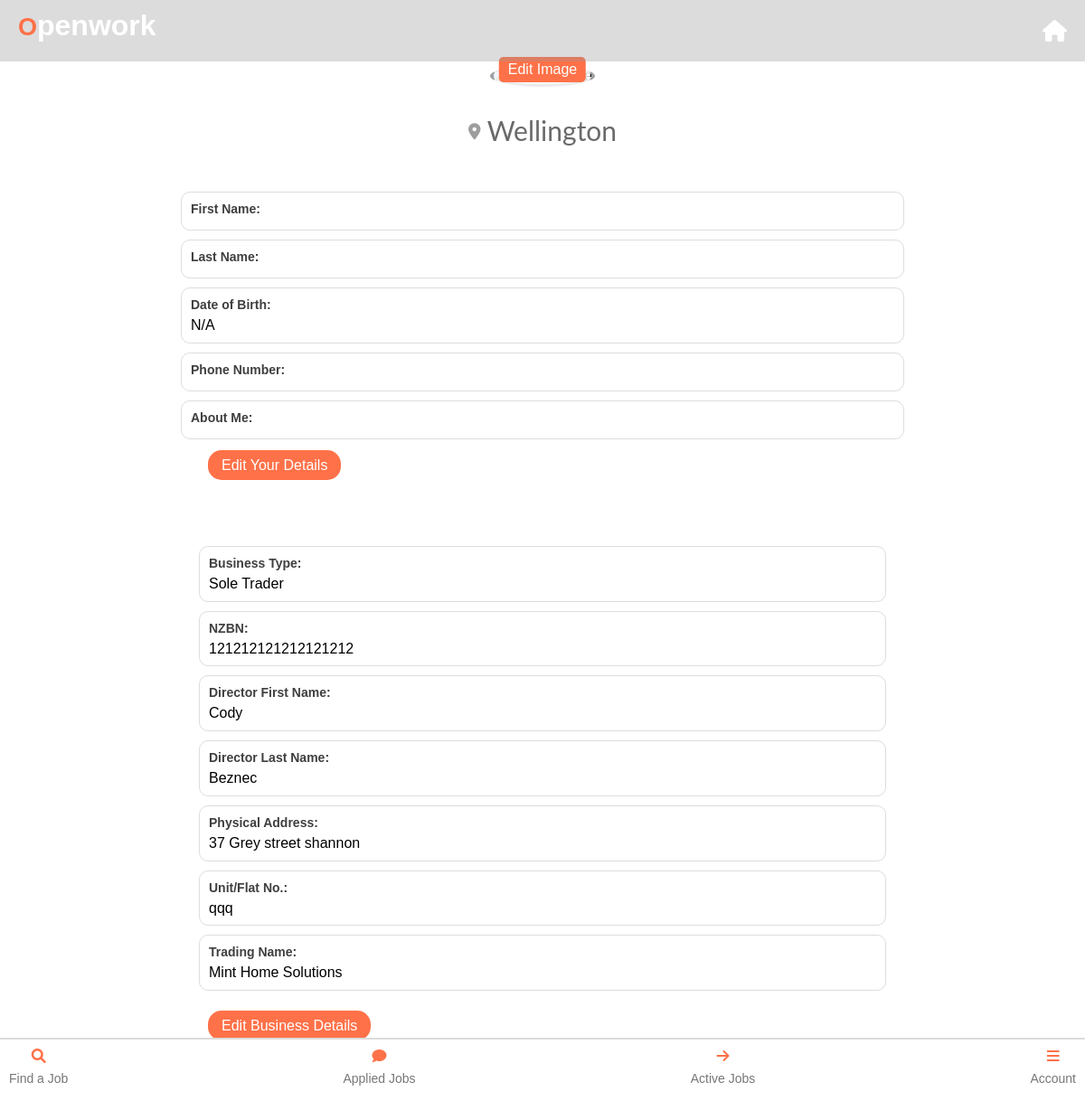
The app's page /profile/labourer (signed in), older data.
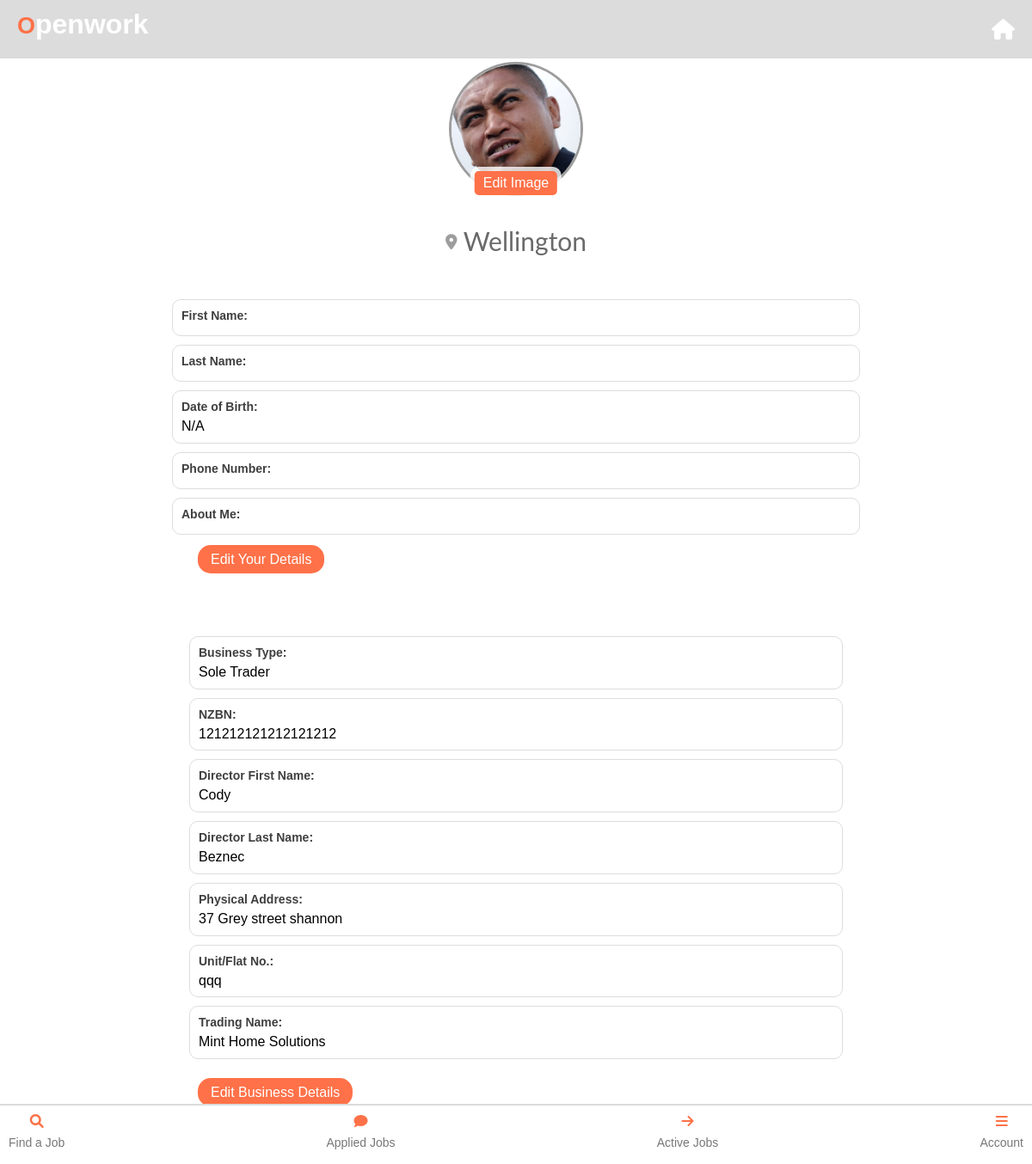
The same page, newer data.
### app.py (models this page shows)
class UserProfileImage(db.Model):
    id = db.Column(db.Integer, primary_key=True)
    user_id = db.Column(db.Integer, db.ForeignKey('user.id'), nullable=False)
    filename = db.Column(db.String(100), nullable=False)

### app.py (the view, shortened to what this page needs)
@app.route('/profile/labourer', methods=['GET', 'POST'])
@login_required
def labourer_image():
    if current_user.profile_image is None:
        default_image_filename = 'orange.png'
        current_user.profile_image = UserProfileImage(user_id=current_user.id, filename=default_image_filename)
        db.session.add(current_user.profile_image)
        db.session.commit()
    return render_template('labourer_profile.html')

### app.py (called while the page is built)
@login_manager.user_loader
def load_user(user_id):
    return User.query.get(int(user_id))  # Load a user by ID

### templates/labourer_profile.html (shortened to what this page needs)
<!DOCTYPE html>
<html lang="en">
<head>
</head>
</head>
<body>
  {% extends 'base_labour.html' %}
  {% block content %}
<div class="profile-pic-container">
  <div class="profile-pic-wrapper">
    <img
      src="{{ url_for('static', filename='profile_pics/' + (current_user.profile_image.filename if current_user.profile_image else 'orange.png')) }}"
      alt="Profile Image"
      class="profile-pic"
      id="profile-image">
  </div>
  <div class="profile-pic-overlay">
    <form id="profile-image-form" action="{{ url_for('labourer_image') }}" method="POST" enctype="multipart/form-data">
      <label for="profile-image-upload" class="edit-pic-button">Edit Image</label>
    </form>
  </div>
</div>
  <div class="user-location">
    <p><i class="fas fa-map-marker-alt"></i> {{ current_user.location }}</p>
  </div>
  <div class="user-info-container">
       <div class="info-item">
        <strong>First Name:</strong>
      </div>
      <div class="info-item">
        <strong>Last Name:</strong>
      </div>
      <div class="info-item">
        {% if current_user.labourer_profile.date_of_birth %}
        <strong>Date of Birth:</strong>
        <span>{{ current_user.labourer_profile.date_of_birth.strftime('%d-%m-%Y') }}</span>
        {% else %}
        <strong>Date of Birth:</strong>
        <span>N/A</span>
        {% endif %}
      </div>
      <div class="info-item">
        <strong>Phone Number:</strong>
      </div>
      <div class="info-item">
        <strong>About Me:</strong>
      </div>
      <div class="edit-button">
      <a href="{{ url_for('edit_labourer_profile') }}" class="profile-link">Edit Your Details</a>
    </div>
  </div>
  <div class="company-info-container">
    <div class="company-info">
      <div class="info-item">
        <strong>Business Type:</strong>
        <span>{{ current_user.company_details.business_type }}</span>
      </div>
      <div class="info-item">
        <strong>NZBN:</strong>
        <span>{{ current_user.company_details.nzbn }}</span>
      </div>
      <div class="info-item">
        <strong>Director First Name:</strong>
        <span>{{ current_user.company_details.director_first_name }}</span>
      </div>
      <div class="info-item">
        <strong>Director Last Name:</strong>
        <span>{{ current_user.company_details.director_last_name }}</span>
      </div>
      <div class="info-item">
        <strong>Physical Address:</strong>
        <span>{{ current_user.company_details.physical_address }}</span>
      </div>
      <div class="info-item">
        <strong>Unit/Flat No.:</strong>
        <span>{{ current_user.company_details.unit_no }}</span>
      </div>
      <div class="info-item">
        <strong>Trading Name:</strong>
        <span>{{ current_user.company_details.trading_name }}</span>
      </div>
    </div>
    <div class="edit-company-details-button">
      <a href="{{ url_for('edit_tradesman_profile') }}" class="profile-link">Edit Business Details</a>
    </div>
  </div>
  <br>
  <br>
  <br>
  {% endblock %}

Row changes from the older to the newer data that the page shows:
now on this page (row edited): UserProfileImage: filename (picture)
